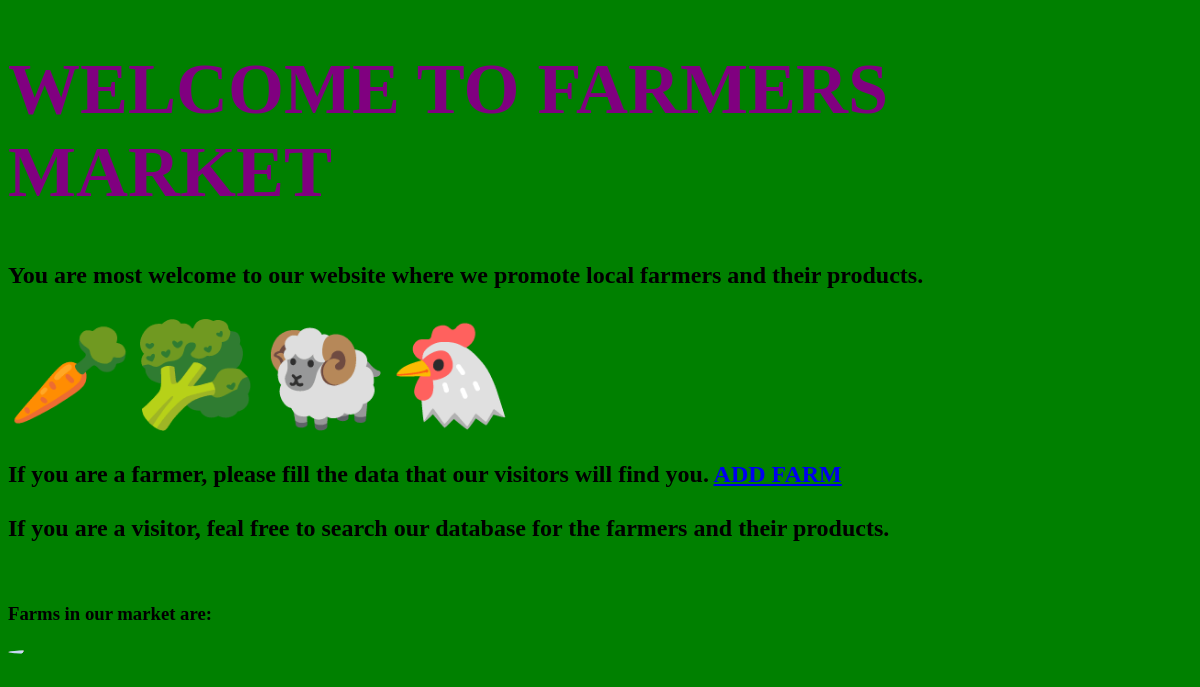
Before: / with the older database file.
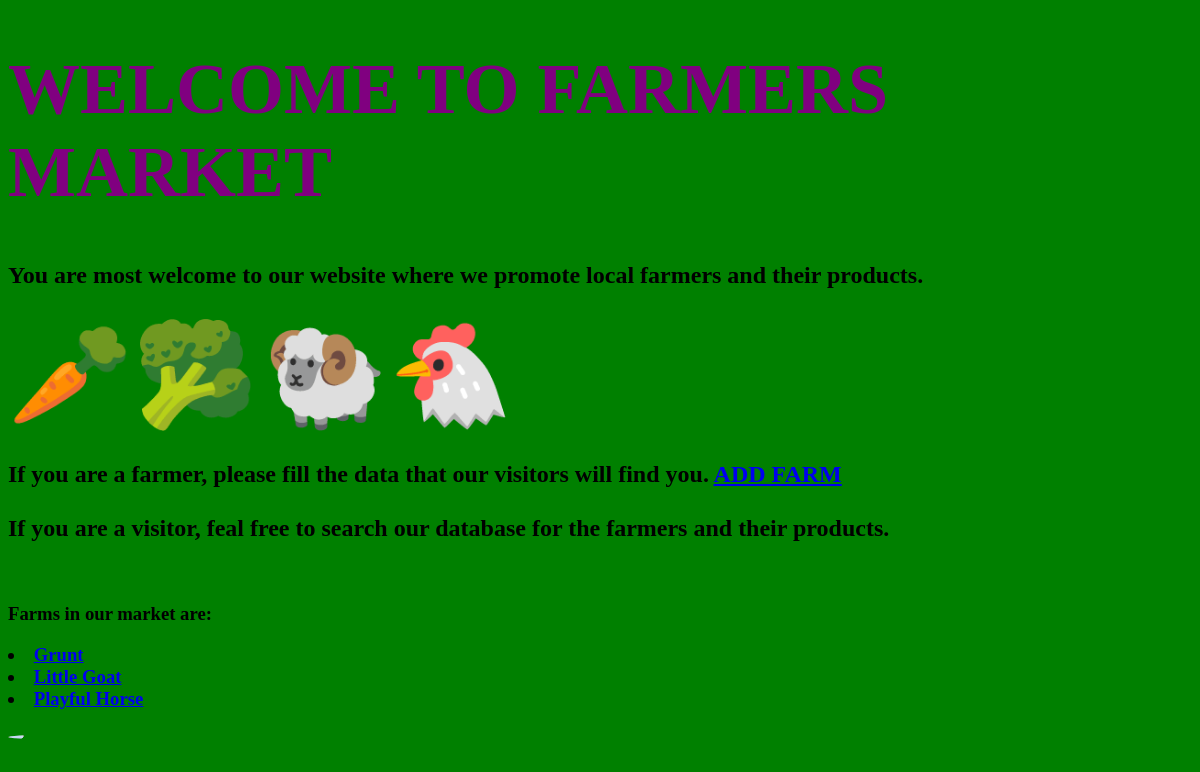
After: the same page with the newer database file.
### app.py (models this page shows, shortened)
class Farmer(db.Model):
    id = db.Column(db.Integer, primary_key=True )
    name = db.Column(db.String(120), nullable=False)
    location = db.Column(db.String(200), nullable=False)

### app.py (the view)
@app.route("/")
def index():
    farmers = Farmer.query.all()
    return render_template("index.html", farmers=farmers)

### templates/index.html (shortened to what this page needs)
<!DOCTYPE html>
<html lang = "en">
   <head>
    <h1 style= "color: purple; font-size: 4.5em; font-weight: bold">WELCOME TO FARMERS MARKET</h1>
   </head>
   <body>
      <h2>
        You are most welcome to our website where we promote local farmers and their products.<br><br>
        <span style='font-size:100px;'>&#129365;</span><span style='font-size:100px;'>&#129382;</span>
        <span style='font-size:100px;'>&#128015;</span><span style='font-size:100px;'>&#128020;</span><br><br>
        If you are a farmer, please fill the data that our visitors will find you. <a href="{{ url_for ('new') }}">ADD FARM</a><br><br>
        If you are a visitor, feal free to search our database for the farmers and their products.<br>
      </h2>
       <h3> <br>
        <p>Farms in our market are:
          {% for farmer in farmers %}
          <li><a href="/farm/{{farmer.id}}">{{farmer.name}}</a></li>
          {% endfor %}
        </p>
      </h3>
      <img href="Farmers Market" src="{{ url_for('static', filename='image/market.jpg') }}" class="center">
   </body>
</html>

### templates/index.html (style rules this page uses)
img { border-radius: 50%; }
body { background-color: green; }
.center { display: block; margin-left: auto; margin-right: auto; }

Changed rows visible on the page:
added Farmer: name "Grunt"
added Farmer: name "Little Goat"
added Farmer: name "Playful Horse"
